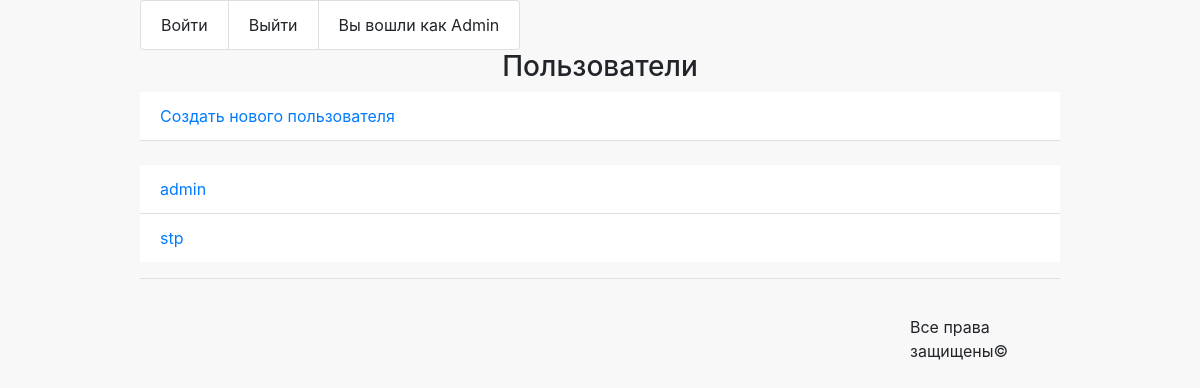
Screenshot of /admin_custom/users/read/ (signed in) with the database file from the repository.
### authapp/models.py (models this page shows, shortened)
class ShopUser(AbstractUser):
    class Meta:
        verbose_name = 'пользователь'
        verbose_name_plural = 'пользователи'
    avatar = models.ImageField(upload_to='users_avatars', blank=True)
    age = models.PositiveIntegerField(verbose_name='возраст')
    activation_key = models.CharField(max_length=128, blank=True)
    activation_key_expires = models.DateTimeField(
        default=det_expires_datetime()
    )

### adminapp/views.py (the view)
# urls.py: path('users/read/', adminapp.UserListView.as_view(), name='users'),
class UserListView(IsSuperUserView, ListView):
    model = ShopUser
    template_name = 'adminapp/users.html'
    queryset = ShopUser.objects.all()
    def get_context_data(self, *, object_list=None, **kwargs):
        context = super(UserListView, self).get_context_data(**kwargs)
        context['title'] = 'Админка'
        return context

### adminapp/views.py (called while the page is built)
    def test_func(self):
        return self.request.user.is_superuser

### adminapp/templates/adminapp/users.html
{% extends 'adminapp/base_admin.html' %}
{% block content %}
<div>
    <h3>Пользователи</h3>
    <ul class="list-group list-group-flush">
        <li class="list-group-item"><a href="{% url 'admin_custom:user_create' %}">Создать нового пользователя</a></li>
   </ul>
    <br>
   <ul class="list-group list-group-flush">
       {% for objects in object_list %}
            <li class="list-group-item"><a href="{% url 'admin_custom:user_read' objects.pk %}">{{objects.username}}</a></li>
       {% endfor %}
   </ul>
</div>
{% endblock %}

### adminapp/templates/adminapp/includes/inc_menu.html
<ul class="list-group list-group-horizontal">
  <li class="list-group-item"><a>Войти</a></li>
  <li class="list-group-item"><a>Выйти</a></li>
  <li class="list-group-item">Вы вошли как {{ request.user.username|title }}</li>
</ul>

### static/css/styles.css (style rules this page uses)
.body { background-color: #f8f8f8 }
h1, h3, p { text-align: center; }

### rows the page displays
ShopUser: user.username "Admin", username "admin"
ShopUser: username "stp"
